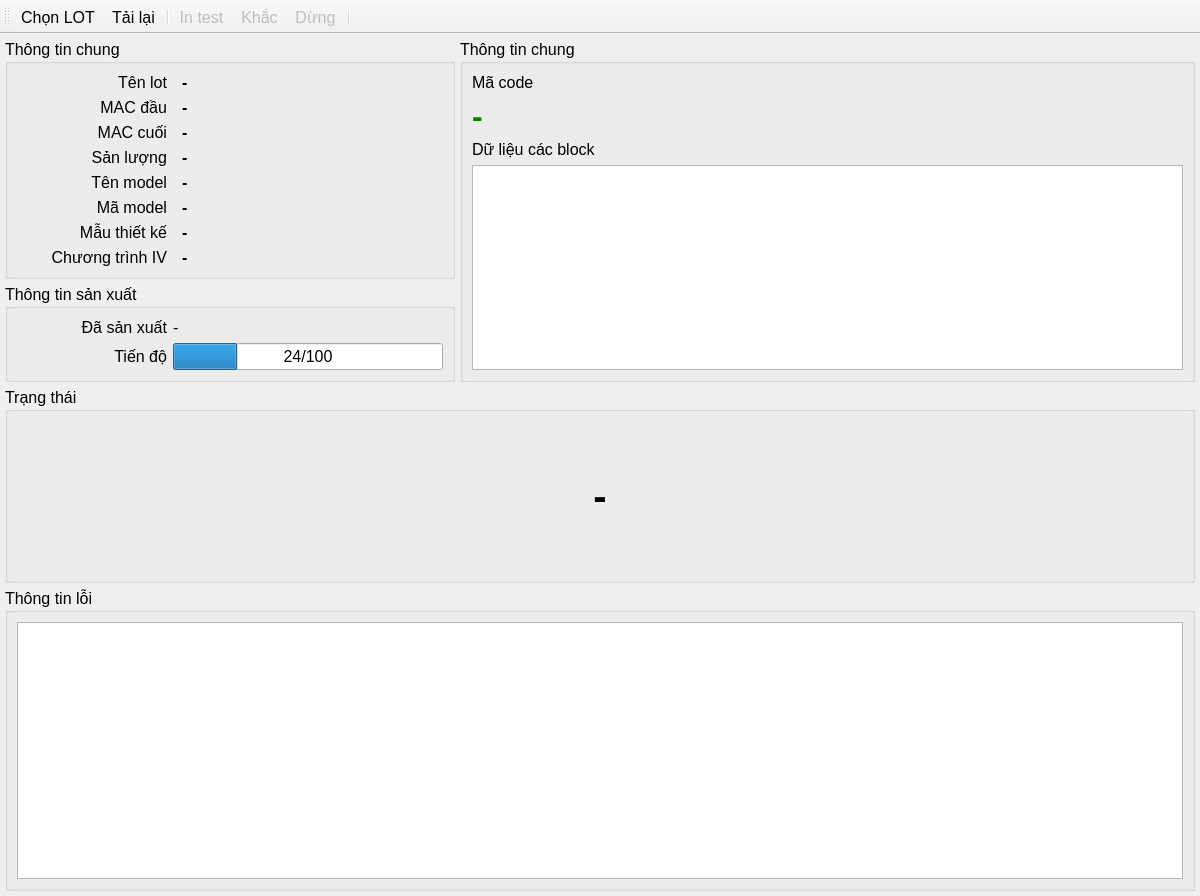
<?xml version="1.0" encoding="UTF-8"?>
<ui version="4.0">
 <class>MarkWindow</class>
 <widget class="QMainWindow" name="MarkWindow">
  <property name="geometry">
   <rect>
    <x>0</x>
    <y>0</y>
    <width>1200</width>
    <height>896</height>
   </rect>
  </property>
  <property name="font">
   <font>
    <pointsize>12</pointsize>
   </font>
  </property>
  <property name="windowTitle">
   <string>MainWindow</string>
  </property>
  <widget class="QWidget" name="centralwidget">
   <layout class="QGridLayout" name="gridLayout_2">
    <property name="leftMargin">
     <number>0</number>
    </property>
    <property name="topMargin">
     <number>0</number>
    </property>
    <property name="rightMargin">
     <number>0</number>
    </property>
    <property name="bottomMargin">
     <number>0</number>
    </property>
    <item row="0" column="0">
     <widget class="QStackedWidget" name="stackedWidget">
      <property name="currentIndex">
       <number>1</number>
      </property>
      <widget class="QWidget" name="pageSelector">
       <property name="font">
        <font>
         <pointsize>10</pointsize>
        </font>
       </property>
       <layout class="QGridLayout" name="gridLayout">
        <property name="leftMargin">
         <number>0</number>
        </property>
        <property name="topMargin">
         <number>0</number>
        </property>
        <property name="rightMargin">
         <number>0</number>
        </property>
        <property name="bottomMargin">
         <number>0</number>
        </property>
        <item row="0" column="0">
         <widget class="HxTableView" name="tbvSelector">
          <property name="font">
           <font>
            <pointsize>12</pointsize>
           </font>
          </property>
          <property name="toolTip">
           <string>&lt;html&gt;&lt;head/&gt;&lt;body&gt;&lt;p&gt;&lt;span style=&quot; font-size:10pt; font-weight:700; color:#5555ff;&quot;&gt;Danh sách lot&lt;/span&gt;&lt;/p&gt;&lt;p&gt;&lt;span style=&quot; font-size:10pt;&quot;&gt;Nhấp đúp chuột vào một lot ở trong danh sách này để chọn và chuyển sang sản xuất.&lt;/span&gt;&lt;/p&gt;&lt;p&gt;&lt;span style=&quot; font-size:10pt;&quot;&gt;Lot nào đã hoàn thành thì sẽ không chuyển được sang sản xuất.&lt;/span&gt;&lt;/p&gt;&lt;/body&gt;&lt;/html&gt;</string>
          </property>
          <property name="editTriggers">
           <set>QAbstractItemView::EditTrigger::NoEditTriggers</set>
          </property>
          <property name="selectionMode">
           <enum>QAbstractItemView::SelectionMode::SingleSelection</enum>
          </property>
          <property name="selectionBehavior">
           <enum>QAbstractItemView::SelectionBehavior::SelectRows</enum>
          </property>
          <attribute name="horizontalHeaderDefaultSectionSize">
           <number>150</number>
          </attribute>
          <attribute name="verticalHeaderMinimumSectionSize">
           <number>24</number>
          </attribute>
          <attribute name="verticalHeaderDefaultSectionSize">
           <number>24</number>
          </attribute>
         </widget>
        </item>
       </layout>
      </widget>
      <widget class="QWidget" name="pageMark">
       <layout class="QGridLayout" name="gridLayout_4">
        <property name="leftMargin">
         <number>5</number>
        </property>
        <property name="topMargin">
         <number>5</number>
        </property>
        <property name="rightMargin">
         <number>5</number>
        </property>
        <property name="bottomMargin">
         <number>5</number>
        </property>
        <property name="spacing">
         <number>5</number>
        </property>
        <item row="0" column="1" rowspan="2">
         <widget class="QGroupBox" name="groupBox_3">
          <property name="title">
           <string>Thông tin chung</string>
          </property>
          <layout class="QGridLayout" name="gridLayout_6">
           <item row="0" column="0">
            <widget class="QLabel" name="label_8">
             <property name="text">
              <string>Mã code</string>
             </property>
            </widget>
           </item>
           <item row="2" column="0">
            <widget class="QLabel" name="label_9">
             <property name="text">
              <string>Dữ liệu các block</string>
             </property>
            </widget>
           </item>
           <item row="0" column="1">
            <widget class="QLabel" name="lblFormat">
             <property name="sizePolicy">
              <sizepolicy hsizetype="Expanding" vsizetype="Preferred">
               <horstretch>0</horstretch>
               <verstretch>0</verstretch>
              </sizepolicy>
             </property>
             <property name="styleSheet">
              <string notr="true">color:rgb(0, 85, 255)</string>
             </property>
             <property name="text">
              <string/>
             </property>
            </widget>
           </item>
           <item row="3" column="0" colspan="2">
            <widget class="HxTableView" name="tbvBlocks">
             <property name="font">
              <font>
               <pointsize>16</pointsize>
              </font>
             </property>
             <property name="editTriggers">
              <set>QAbstractItemView::EditTrigger::NoEditTriggers</set>
             </property>
             <attribute name="horizontalHeaderVisible">
              <bool>false</bool>
             </attribute>
             <attribute name="horizontalHeaderStretchLastSection">
              <bool>true</bool>
             </attribute>
             <attribute name="verticalHeaderVisible">
              <bool>false</bool>
             </attribute>
            </widget>
           </item>
           <item row="1" column="0" colspan="2">
            <widget class="QLabel" name="lblBarcode">
             <property name="font">
              <font>
               <pointsize>-1</pointsize>
               <bold>true</bold>
              </font>
             </property>
             <property name="styleSheet">
              <string notr="true">color:green;
font-size:32px;</string>
             </property>
             <property name="text">
              <string>-</string>
             </property>
            </widget>
           </item>
          </layout>
         </widget>
        </item>
        <item row="0" column="0">
         <widget class="QGroupBox" name="groupBox">
          <property name="maximumSize">
           <size>
            <width>450</width>
            <height>16777215</height>
           </size>
          </property>
          <property name="title">
           <string>Thông tin chung</string>
          </property>
          <layout class="QGridLayout" name="gridLayout_5">
           <property name="horizontalSpacing">
            <number>15</number>
           </property>
           <item row="10" column="1">
            <widget class="QLabel" name="lblIVProgram">
             <property name="font">
              <font>
               <pointsize>12</pointsize>
               <bold>true</bold>
              </font>
             </property>
             <property name="text">
              <string>-</string>
             </property>
             <property name="alignment">
              <set>Qt::AlignmentFlag::AlignLeading|Qt::AlignmentFlag::AlignLeft|Qt::AlignmentFlag::AlignVCenter</set>
             </property>
            </widget>
           </item>
           <item row="0" column="1">
            <widget class="QLabel" name="lblLotName">
             <property name="minimumSize">
              <size>
               <width>300</width>
               <height>0</height>
              </size>
             </property>
             <property name="font">
              <font>
               <pointsize>12</pointsize>
               <bold>true</bold>
              </font>
             </property>
             <property name="text">
              <string>-</string>
             </property>
            </widget>
           </item>
           <item row="4" column="0">
            <widget class="QLabel" name="label_5">
             <property name="font">
              <font>
               <pointsize>12</pointsize>
              </font>
             </property>
             <property name="text">
              <string>MAC cuối</string>
             </property>
             <property name="alignment">
              <set>Qt::AlignmentFlag::AlignRight|Qt::AlignmentFlag::AlignTrailing|Qt::AlignmentFlag::AlignVCenter</set>
             </property>
            </widget>
           </item>
           <item row="4" column="1">
            <widget class="QLabel" name="lblSerialEnd">
             <property name="font">
              <font>
               <pointsize>12</pointsize>
               <bold>true</bold>
              </font>
             </property>
             <property name="text">
              <string>-</string>
             </property>
            </widget>
           </item>
           <item row="8" column="0">
            <widget class="QLabel" name="label_3">
             <property name="font">
              <font>
               <pointsize>12</pointsize>
              </font>
             </property>
             <property name="text">
              <string>Mã model</string>
             </property>
             <property name="alignment">
              <set>Qt::AlignmentFlag::AlignRight|Qt::AlignmentFlag::AlignTrailing|Qt::AlignmentFlag::AlignVCenter</set>
             </property>
            </widget>
           </item>
           <item row="7" column="0">
            <widget class="QLabel" name="label_2">
             <property name="font">
              <font>
               <pointsize>12</pointsize>
              </font>
             </property>
             <property name="text">
              <string>Tên model</string>
             </property>
             <property name="alignment">
              <set>Qt::AlignmentFlag::AlignRight|Qt::AlignmentFlag::AlignTrailing|Qt::AlignmentFlag::AlignVCenter</set>
             </property>
            </widget>
           </item>
           <item row="3" column="0">
            <widget class="QLabel" name="label_4">
             <property name="font">
              <font>
               <pointsize>12</pointsize>
              </font>
             </property>
             <property name="text">
              <string>MAC đầu</string>
             </property>
             <property name="alignment">
              <set>Qt::AlignmentFlag::AlignRight|Qt::AlignmentFlag::AlignTrailing|Qt::AlignmentFlag::AlignVCenter</set>
             </property>
            </widget>
           </item>
           <item row="8" column="1">
            <widget class="QLabel" name="lblModelCode">
             <property name="font">
              <font>
               <pointsize>12</pointsize>
               <bold>true</bold>
              </font>
             </property>
             <property name="text">
              <string>-</string>
             </property>
            </widget>
           </item>
           <item row="7" column="1">
            <widget class="QLabel" name="lblModelName">
             <property name="font">
              <font>
               <pointsize>12</pointsize>
               <bold>true</bold>
              </font>
             </property>
             <property name="text">
              <string>-</string>
             </property>
            </widget>
           </item>
           <item row="5" column="1">
            <widget class="QLabel" name="lblQuantity">
             <property name="font">
              <font>
               <pointsize>12</pointsize>
               <bold>true</bold>
              </font>
             </property>
             <property name="text">
              <string>-</string>
             </property>
            </widget>
           </item>
           <item row="5" column="0">
            <widget class="QLabel" name="label_11">
             <property name="font">
              <font>
               <pointsize>12</pointsize>
              </font>
             </property>
             <property name="text">
              <string>Sản lượng</string>
             </property>
             <property name="alignment">
              <set>Qt::AlignmentFlag::AlignRight|Qt::AlignmentFlag::AlignTrailing|Qt::AlignmentFlag::AlignVCenter</set>
             </property>
            </widget>
           </item>
           <item row="3" column="1">
            <widget class="QLabel" name="lblSerialStart">
             <property name="font">
              <font>
               <pointsize>12</pointsize>
               <bold>true</bold>
              </font>
             </property>
             <property name="text">
              <string>-</string>
             </property>
            </widget>
           </item>
           <item row="9" column="1">
            <widget class="QLabel" name="lblDesign">
             <property name="font">
              <font>
               <pointsize>12</pointsize>
               <bold>true</bold>
              </font>
             </property>
             <property name="text">
              <string>-</string>
             </property>
             <property name="alignment">
              <set>Qt::AlignmentFlag::AlignLeading|Qt::AlignmentFlag::AlignLeft|Qt::AlignmentFlag::AlignVCenter</set>
             </property>
            </widget>
           </item>
           <item row="10" column="0">
            <widget class="QLabel" name="label_7">
             <property name="font">
              <font>
               <pointsize>12</pointsize>
              </font>
             </property>
             <property name="text">
              <string>Chương trình IV</string>
             </property>
             <property name="alignment">
              <set>Qt::AlignmentFlag::AlignRight|Qt::AlignmentFlag::AlignTrailing|Qt::AlignmentFlag::AlignVCenter</set>
             </property>
            </widget>
           </item>
           <item row="9" column="0">
            <widget class="QLabel" name="label_6">
             <property name="font">
              <font>
               <pointsize>12</pointsize>
              </font>
             </property>
             <property name="text">
              <string>Mẫu thiết kế</string>
             </property>
             <property name="alignment">
              <set>Qt::AlignmentFlag::AlignRight|Qt::AlignmentFlag::AlignTrailing|Qt::AlignmentFlag::AlignVCenter</set>
             </property>
            </widget>
           </item>
           <item row="0" column="0">
            <widget class="QLabel" name="label">
             <property name="minimumSize">
              <size>
               <width>150</width>
               <height>0</height>
              </size>
             </property>
             <property name="font">
              <font>
               <pointsize>12</pointsize>
              </font>
             </property>
             <property name="text">
              <string>Tên lot</string>
             </property>
             <property name="alignment">
              <set>Qt::AlignmentFlag::AlignRight|Qt::AlignmentFlag::AlignTrailing|Qt::AlignmentFlag::AlignVCenter</set>
             </property>
            </widget>
           </item>
          </layout>
         </widget>
        </item>
        <item row="1" column="0">
         <widget class="QGroupBox" name="groupBox_2">
          <property name="maximumSize">
           <size>
            <width>450</width>
            <height>16777215</height>
           </size>
          </property>
          <property name="title">
           <string>Thông tin sản xuất</string>
          </property>
          <layout class="QGridLayout" name="gridLayout_7">
           <item row="2" column="1">
            <widget class="QProgressBar" name="pgbProgress">
             <property name="font">
              <font>
               <pointsize>12</pointsize>
              </font>
             </property>
             <property name="value">
              <number>24</number>
             </property>
             <property name="alignment">
              <set>Qt::AlignmentFlag::AlignCenter</set>
             </property>
             <property name="textDirection">
              <enum>QProgressBar::Direction::TopToBottom</enum>
             </property>
             <property name="format">
              <string>%v/%m</string>
             </property>
            </widget>
           </item>
           <item row="2" column="0">
            <widget class="QLabel" name="label_14">
             <property name="font">
              <font>
               <pointsize>12</pointsize>
              </font>
             </property>
             <property name="text">
              <string>Tiến độ</string>
             </property>
             <property name="alignment">
              <set>Qt::AlignmentFlag::AlignRight|Qt::AlignmentFlag::AlignTrailing|Qt::AlignmentFlag::AlignVCenter</set>
             </property>
            </widget>
           </item>
           <item row="1" column="0">
            <widget class="QLabel" name="label_10">
             <property name="minimumSize">
              <size>
               <width>150</width>
               <height>0</height>
              </size>
             </property>
             <property name="font">
              <font>
               <pointsize>12</pointsize>
              </font>
             </property>
             <property name="text">
              <string>Đã sản xuất</string>
             </property>
             <property name="alignment">
              <set>Qt::AlignmentFlag::AlignRight|Qt::AlignmentFlag::AlignTrailing|Qt::AlignmentFlag::AlignVCenter</set>
             </property>
            </widget>
           </item>
           <item row="1" column="1">
            <widget class="QLabel" name="lblCount">
             <property name="minimumSize">
              <size>
               <width>0</width>
               <height>0</height>
              </size>
             </property>
             <property name="font">
              <font>
               <pointsize>12</pointsize>
              </font>
             </property>
             <property name="text">
              <string>-</string>
             </property>
            </widget>
           </item>
          </layout>
         </widget>
        </item>
        <item row="2" column="0" colspan="2">
         <widget class="QGroupBox" name="groupBox_4">
          <property name="title">
           <string>Trạng thái</string>
          </property>
          <layout class="QGridLayout" name="gridLayout_8">
           <item row="0" column="0">
            <widget class="QLabel" name="lblStatus">
             <property name="minimumSize">
              <size>
               <width>0</width>
               <height>150</height>
              </size>
             </property>
             <property name="font">
              <font>
               <pointsize>30</pointsize>
               <bold>true</bold>
              </font>
             </property>
             <property name="text">
              <string>-</string>
             </property>
             <property name="alignment">
              <set>Qt::AlignmentFlag::AlignCenter</set>
             </property>
            </widget>
           </item>
          </layout>
         </widget>
        </item>
        <item row="3" column="0" colspan="2">
         <widget class="QGroupBox" name="groupBox_5">
          <property name="sizePolicy">
           <sizepolicy hsizetype="Preferred" vsizetype="Expanding">
            <horstretch>0</horstretch>
            <verstretch>0</verstretch>
           </sizepolicy>
          </property>
          <property name="title">
           <string>Thông tin lỗi</string>
          </property>
          <layout class="QGridLayout" name="gridLayout_9">
           <item row="0" column="0">
            <widget class="HxTableView" name="tbvErrors">
             <property name="editTriggers">
              <set>QAbstractItemView::EditTrigger::NoEditTriggers</set>
             </property>
             <attribute name="horizontalHeaderMinimumSectionSize">
              <number>125</number>
             </attribute>
             <attribute name="horizontalHeaderStretchLastSection">
              <bool>true</bool>
             </attribute>
            </widget>
           </item>
          </layout>
         </widget>
        </item>
       </layout>
      </widget>
     </widget>
    </item>
   </layout>
  </widget>
  <widget class="QToolBar" name="toolBar">
   <property name="windowTitle">
    <string>toolBar</string>
   </property>
   <property name="iconSize">
    <size>
     <width>80</width>
     <height>24</height>
    </size>
   </property>
   <property name="toolButtonStyle">
    <enum>Qt::ToolButtonStyle::ToolButtonTextUnderIcon</enum>
   </property>
   <attribute name="toolBarArea">
    <enum>TopToolBarArea</enum>
   </attribute>
   <attribute name="toolBarBreak">
    <bool>false</bool>
   </attribute>
   <addaction name="actionSelect"/>
   <addaction name="actionLoad"/>
   <addaction name="separator"/>
   <addaction name="actionMark"/>
   <addaction name="actionRun"/>
   <addaction name="actionStop"/>
   <addaction name="separator"/>
  </widget>
  <action name="actionRun">
   <property name="enabled">
    <bool>false</bool>
   </property>
   <property name="icon">
    <iconset resource="../Assets/icons.qrc">
     <normaloff>:/icons/laser_beam_48px.png</normaloff>:/icons/laser_beam_48px.png</iconset>
   </property>
   <property name="text">
    <string>Khắc</string>
   </property>
   <property name="toolTip">
    <string>&lt;html&gt;&lt;head/&gt;&lt;body&gt;&lt;p&gt;&lt;span style=&quot; font-weight:700; color:#5555ff;&quot;&gt;Khắc&lt;/span&gt;&lt;/p&gt;&lt;p&gt;&lt;span style=&quot; color:#404040;&quot;&gt;Click vào nút nhấn này, phần mềm sẽ kết nối với thiết bị chấp hành và bắt đầu hoạt động sản xuất liên tục.&lt;/span&gt;&lt;/p&gt;&lt;/body&gt;&lt;/html&gt;</string>
   </property>
  </action>
  <action name="actionStop">
   <property name="enabled">
    <bool>false</bool>
   </property>
   <property name="icon">
    <iconset resource="../Assets/icons.qrc">
     <normaloff>:/icons/stop_48px.png</normaloff>:/icons/stop_48px.png</iconset>
   </property>
   <property name="text">
    <string>Dừng</string>
   </property>
   <property name="toolTip">
    <string>&lt;html&gt;&lt;head/&gt;&lt;body&gt;&lt;p&gt;&lt;span style=&quot; font-weight:700; color:#ff0000;&quot;&gt;Dừng&lt;/span&gt;&lt;/p&gt;&lt;p&gt;&lt;span style=&quot; color:#404040;&quot;&gt;Click vào nút nhấn này, thiết bị đang hoạt động sản xuất sẽ chuyển sang trạng thái chờ.&lt;/span&gt;&lt;/p&gt;&lt;/body&gt;&lt;/html&gt;</string>
   </property>
  </action>
  <action name="actionSelect">
   <property name="icon">
    <iconset resource="../Assets/icons.qrc">
     <normaloff>:/icons/Blue Pointer_48px.png</normaloff>:/icons/Blue Pointer_48px.png</iconset>
   </property>
   <property name="text">
    <string>Chọn LOT</string>
   </property>
   <property name="toolTip">
    <string>&lt;html&gt;&lt;head/&gt;&lt;body&gt;&lt;p&gt;&lt;span style=&quot; font-weight:700; color:#5555ff;&quot;&gt;Chọn lot&lt;/span&gt;&lt;/p&gt;&lt;p&gt;&lt;span style=&quot; color:#404040;&quot;&gt;Click vào nút nhấn này, màn hình sẽ chuyển sang hiển thị danh sách các lot hiện có.&lt;/span&gt;&lt;/p&gt;&lt;p&gt;&lt;span style=&quot; color:#404040;&quot;&gt;Để có thể chọn một lot trong danh sách đó và khắc.&lt;/span&gt;&lt;/p&gt;&lt;/body&gt;&lt;/html&gt;</string>
   </property>
  </action>
  <action name="actionMark">
   <property name="enabled">
    <bool>false</bool>
   </property>
   <property name="icon">
    <iconset resource="../Assets/icons.qrc">
     <normaloff>:/icons/flash_on_48px.png</normaloff>:/icons/flash_on_48px.png</iconset>
   </property>
   <property name="text">
    <string>In test</string>
   </property>
   <property name="toolTip">
    <string>&lt;html&gt;&lt;head/&gt;&lt;body&gt;&lt;p&gt;&lt;span style=&quot; font-weight:700; color:#5555ff;&quot;&gt;In test&lt;/span&gt;&lt;/p&gt;&lt;p&gt;&lt;span style=&quot; color:#404040;&quot;&gt;Click vào nút nhấn này, máy sẽ khắc thử một bản.&lt;/span&gt;&lt;/p&gt;&lt;p&gt;&lt;span style=&quot; color:#404040;&quot;&gt;Thông tin khắc sẽ không được ghi lại, không làm thay đổi thông tin đã hoặc các trạng thái in của lot.&lt;/span&gt;&lt;/p&gt;&lt;/body&gt;&lt;/html&gt;</string>
   </property>
  </action>
  <action name="actionLoad">
   <property name="icon">
    <iconset resource="../Assets/icons.qrc">
     <normaloff>:/icons/reset_48px.png</normaloff>:/icons/reset_48px.png</iconset>
   </property>
   <property name="text">
    <string>Tải lại</string>
   </property>
   <property name="toolTip">
    <string>&lt;html&gt;&lt;head/&gt;&lt;body&gt;&lt;p&gt;&lt;span style=&quot; font-weight:700; color:#5555ff;&quot;&gt;Tải lại&lt;/span&gt;&lt;/p&gt;&lt;p&gt;&lt;span style=&quot; color:#404040;&quot;&gt;Click vào nút nhấn này, các lot và thông tin các lot sẽ được cập nhật lại.&lt;/span&gt;&lt;/p&gt;&lt;/body&gt;&lt;/html&gt;</string>
   </property>
  </action>
 </widget>
 <customwidgets>
  <customwidget>
   <class>HxTableView</class>
   <extends>QTableView</extends>
   <header>HxTableView.h</header>
  </customwidget>
 </customwidgets>
 <resources>
  <include location="../Assets/icons.qrc"/>
 </resources>
 <connections/>
</ui>
